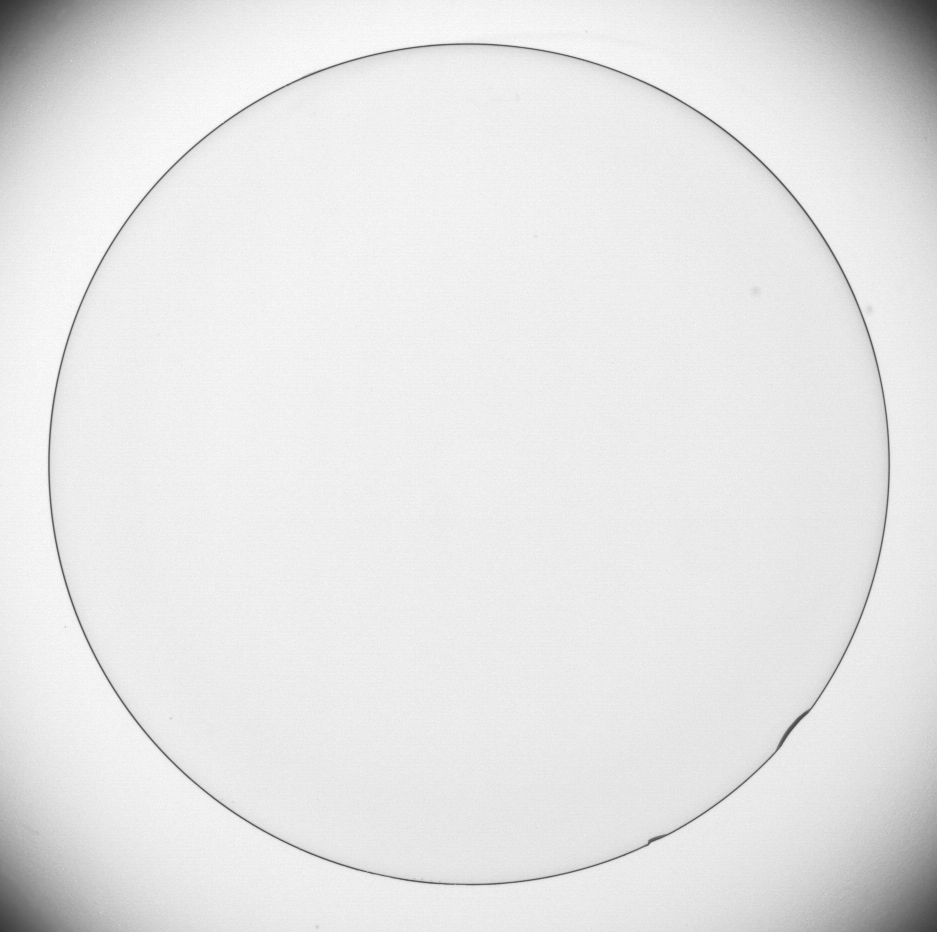
#> input picture 第一次/ContactLens.tif, 937 x 932 px
$ jupyter execute RobustnessTest.ipynb   (shell and % lines are left out)
#> lines starting #> are read from the running program, lines starting #| are printed output that depends on the picture; after the words box and inside, x2 and y2 are one past the last pixel; in counts of white or black regions, pixels touching at a corner belong together
[cell 1]
import numpy as np
import matplotlib.pyplot as plt
import cv2

img = cv2.imread("ContactLens.tif")#读入图像
#> img is the input picture: shape (932, 937, 3); min 50, max 255, mean 229.7
#img = img[650: 850, 600: 850]
img = img[250:]
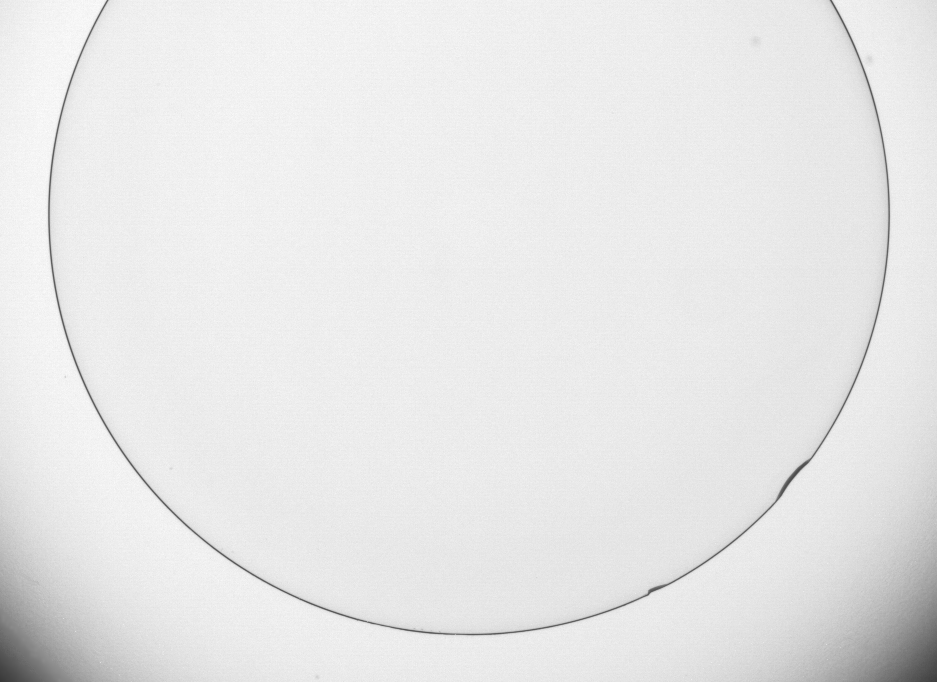
#> img: shape (682, 937, 3); min 56, max 254, mean 231.1
image = cv2.cvtColor(img, cv2.COLOR_BGR2GRAY)#将图像转化为灰度图像
#cv2.imshow("Image",image)#显示图像
# cv2.waitKey()
canny = cv2.Canny(image, 30, 150)
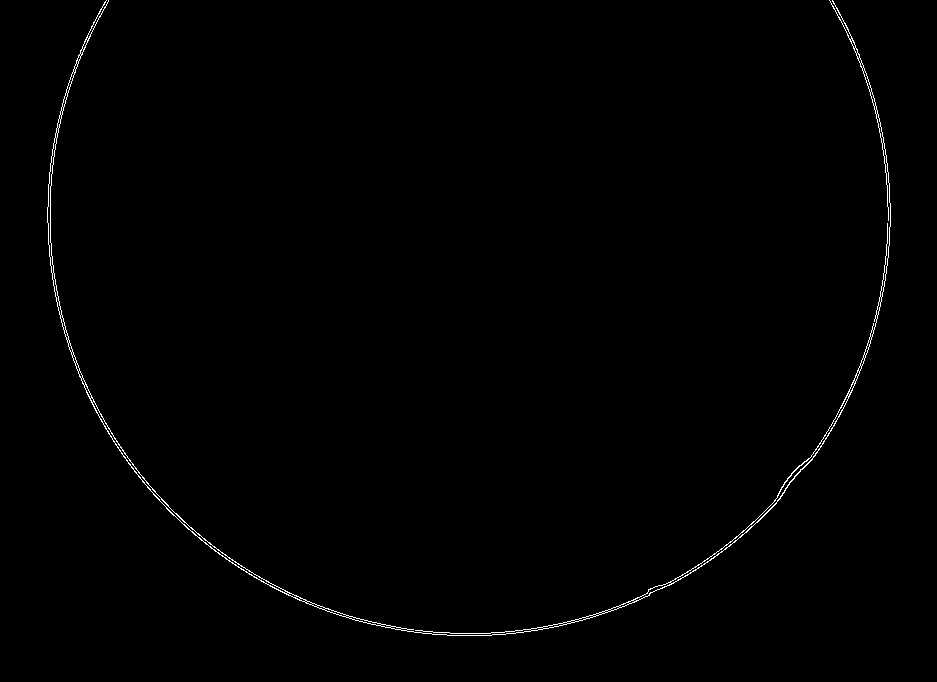
#> canny: shape (682, 937); 0.57% white in thin lines or dots, all inside (x1, y1, x2, y2) = (47, 0, 891, 636)
# cv2.imshow("Canny",canny)
# cv2.waitKey()
plt.imshow(canny, cmap='gray')
img_array = np.array(canny)
# img_array[400]

[cell 2]
kernel = np.ones((3, 3), np.uint8)
closing = cv2.morphologyEx(canny, cv2.MORPH_CLOSE, kernel)
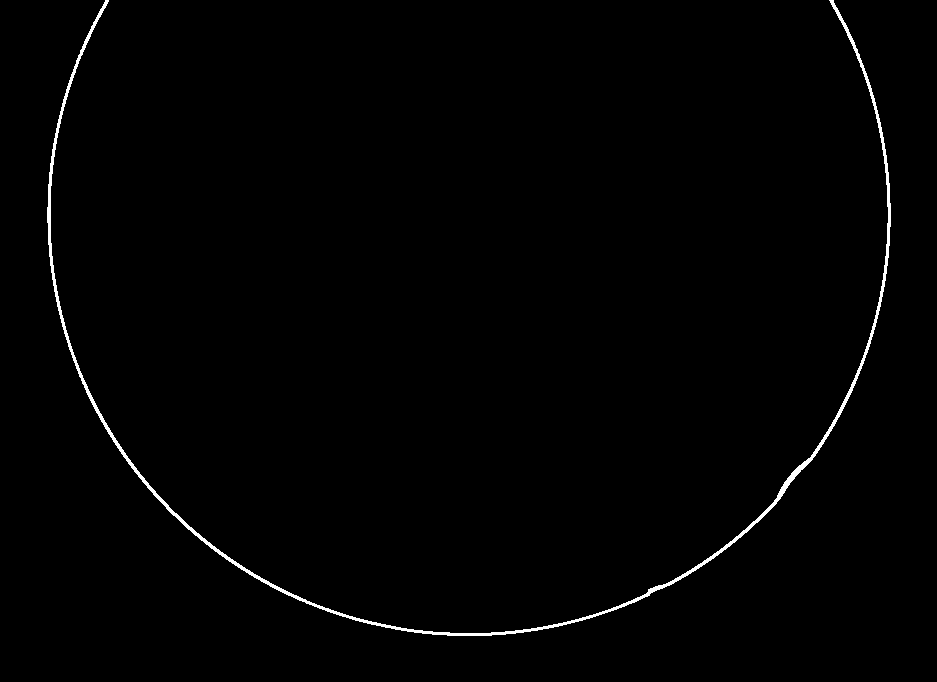
#> closing: shape (682, 937); 0.92% white; 1 white region, box (x1, y1, x2, y2) and area: (47, 0, 891, 636) 5888
plt.imshow(closing, cmap='gray')
# img_array[400]
# cv2.imshow("closing",closing)
# cv2.waitKey()
# cv2.destroyAllWindows()
img_array = np.array(closing)
cv2.imwrite("edge.jpeg", closing)
#> Out = True

[cell 3]
from scipy.optimize import leastsq
# train_x = np.array([])
# train_y = np.array([])
train_x = []
train_y = []
for i in range(len(img_array)):
    for j in range(len(img_array[0])):
        if(img_array[i][j] == 255):
            train_x.append(i)
            train_y.append(j)
#> after the loop, train_x = 5888 values from 0 to 635; train_y = 5888 values, max 890 at index 1364, min 47 at index 1386, mean 473

train_x = np.array(train_x)
train_y = np.array(train_y)
len(train_x)
#> Out = 5888

[cell 4]
def func(p, x, y):
    x0, y0, R = p
    return (x - x0) ** 2 + (y - y0) ** 2 - (R ** 2)

def error(p, x, y):
    return func(p, x, y) - 0

p0=[100, 100, 100]

para = leastsq(error, p0, args=(train_x, train_y))
#> para = ([213.8, 468.4, 420.1], 2)

x0, y0, R = para[0]
#> x0 = 213.8; y0 = 468.4; R = 420.1
p = [x0, y0, R]
#> p = [213.8, 468.4, 420.1]
p
#> Out = [213.8, 468.4, 420.1]

[cell 5]
train_x = []
train_y = []
for i in range(len(img_array)):
    for j in range(len(img_array[0])):
        if(img_array[i][j] == 255):
            train_x.append(i)
            train_y.append(j)

[cell 6]
import time
from scipy.optimize import leastsq

# train_x = np.array([])
    # train_y = np.array([])
train_x = np.array(train_x)
train_y = np.array(train_y)
def b():


    len(train_x)
    def func(p, x, y):
        x0, y0, R = p
        return (x - x0) ** 2 + (y - y0) ** 2 - (R ** 2)

    def error(p, x, y):
        return func(p, x, y) - 0

    p0=[100, 100, 100]

    para = leastsq(error, p0, args=(train_x, train_y))
#> para = ([213.8, 468.4, 420.1], 2)

    x0, y0, R = para[0]
#> x0 = 213.8; y0 = 468.4; R = 420.1
    p = [x0, y0, R]
#> p = [213.8, 468.4, 420.1]
    p
start = time.clock()
b()
end = time.clock()
display(end - start)
b()

[cell 7]
# def a():

x0 = 0
y0 = 0
# [5 lines of commented-out code are left out]
x0 = train_x.mean()#x0 / len(train_x) #(len(img_array) + len(img_array[0]))
#> x0 = 389.5
y0 = train_y.mean()#y0 / len(train_y) #(len(img_array) + len(img_array[0]))
#> y0 = 473
#display(x0, y0, (len(img_array) * len(img_array[0])), len(train_x))
R = 420.1324079813983
# [5 lines of commented-out code are left out]
p = [x0, y0, R]
#> p = [389.5, 473, 420.1]

[cell 8]
cnt = 0
defect_x = []
defect_y = []

for i in range(len(train_x)):
    # print(i)
    # print(train_y[i])
    # print(abs(func(p, i, train_y[i])))
    if abs(func(p, train_x[i], train_y[i])) > 1800:
        defect_x.append(train_x[i])
        defect_y.append(train_y[i])
#> after the loop, defect_x = 5826 values from 0 to 635; defect_y = 5826 values, max 890 at index 1364, min 47 at index 1386, mean 472.9
len(defect_x)
#> Out = 5826

[cell 9]
for i in range(len(defect_x)):
    img[defect_x[i]][defect_y[i]][2] = 255
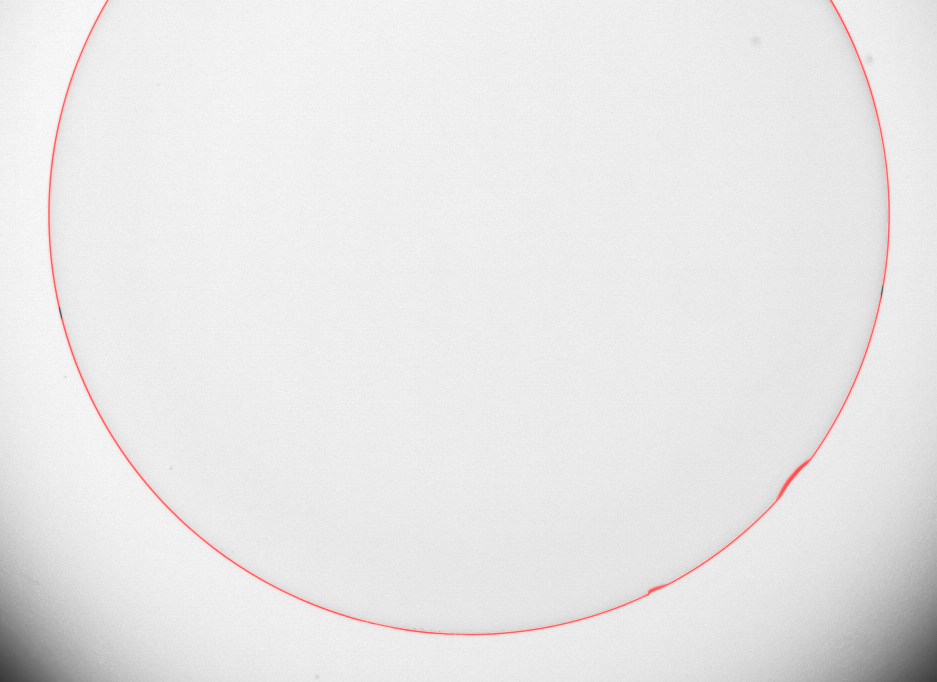
#> img: shape (682, 937, 3); 0.91% of pixels changed, all inside (x1, y1, x2, y2) = (47, 0, 891, 636)
#cv2.imshow("after", img)
#cv2.waitKey()
#cv2.destroyAllWindows()
plt.imshow(img)
plt.show()
cv2.imwrite("final.jpeg", img)
#> Out = True
